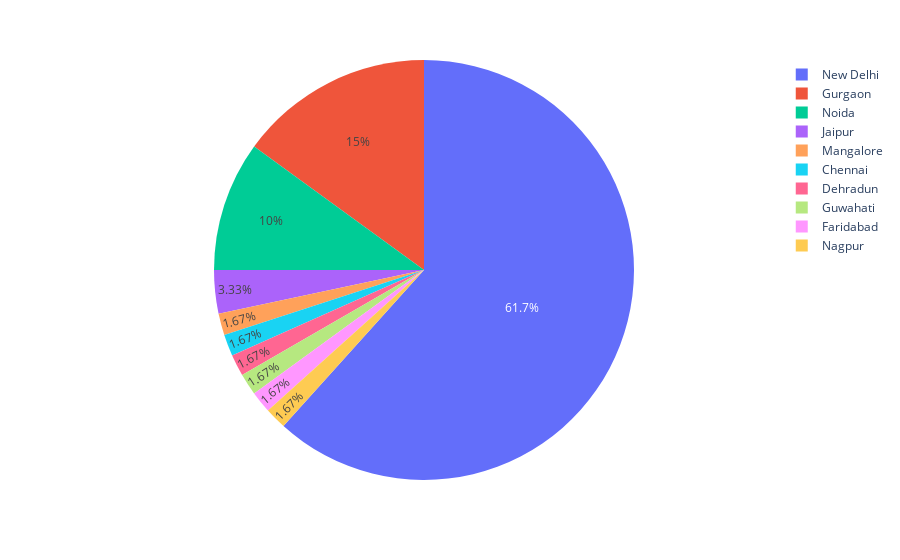

The notebook cell saved with this chart:
### Code cell
figg=px.pie(cheap,values='Average Cost for two',names='City')
figg.show()

### Figure 1 — Plotly figure (JSON) as saved in the notebook; plotly's stock layout.template omitted (floating-point values rounded to 4 significant figures)
{"data": [{"domain": {"x": [0, 1], "y": [0, 1]}, "hovertemplate": "City=%{label}<br>Average Cost for two=%{value}<extra></extra>", "labels": ["New Delhi", "Gurgaon", "Gurgaon", "Gurgaon", "Gurgaon", "Noida", "New Delhi", "Noida", "New Delhi", "Noida", "New Delhi", "New Delhi", "New Delhi", "New Delhi", "New Delhi", "New Delhi", "Mangalore", "New Delhi", "New Delhi", "Gurgaon", "New Delhi", "Chennai", "New Delhi", "New Delhi", "New Delhi", "Jaipur", "Jaipur", "Noida", "New Delhi", "New Delhi", "Dehradun", "Gurgaon", "Guwahati", "New Delhi", "New Delhi", "Gurgaon", "New Delhi", "Noida", "New Delhi", "New Delhi", "New Delhi", "Faridabad", "New Delhi", "New Delhi", "Noida", "New Delhi", "New Delhi", "New Delhi", "New Delhi", "New Delhi", "New Delhi", "New Delhi", "Gurgaon", "New Delhi", "New Delhi", "Gurgaon", "New Delhi", "New Delhi", "Nagpur", "New Delhi"], "legendgroup": "", "name": "", "showlegend": true, "type": "pie", "values": [750, 750, 750, 750, 750, 750, 750, 750, 750, 750, 750, 750, 750, 750, 750, 750, 750, 750, 750, 750, 750, 750, 750, 750, 750, 750, 750, 750, 750, 750, 750, 750, 750, 750, 750, 750, 750, 750, 750, 750, 750, 750, 750, 750, 750, 750, 750, 750, 750, 750, 750, 750, 750, 750, 750, 750, 750, 750, 750, 750]}], "layout": {"legend": {"tracegroupgap": 0}, "margin": {"t": 60}}}
